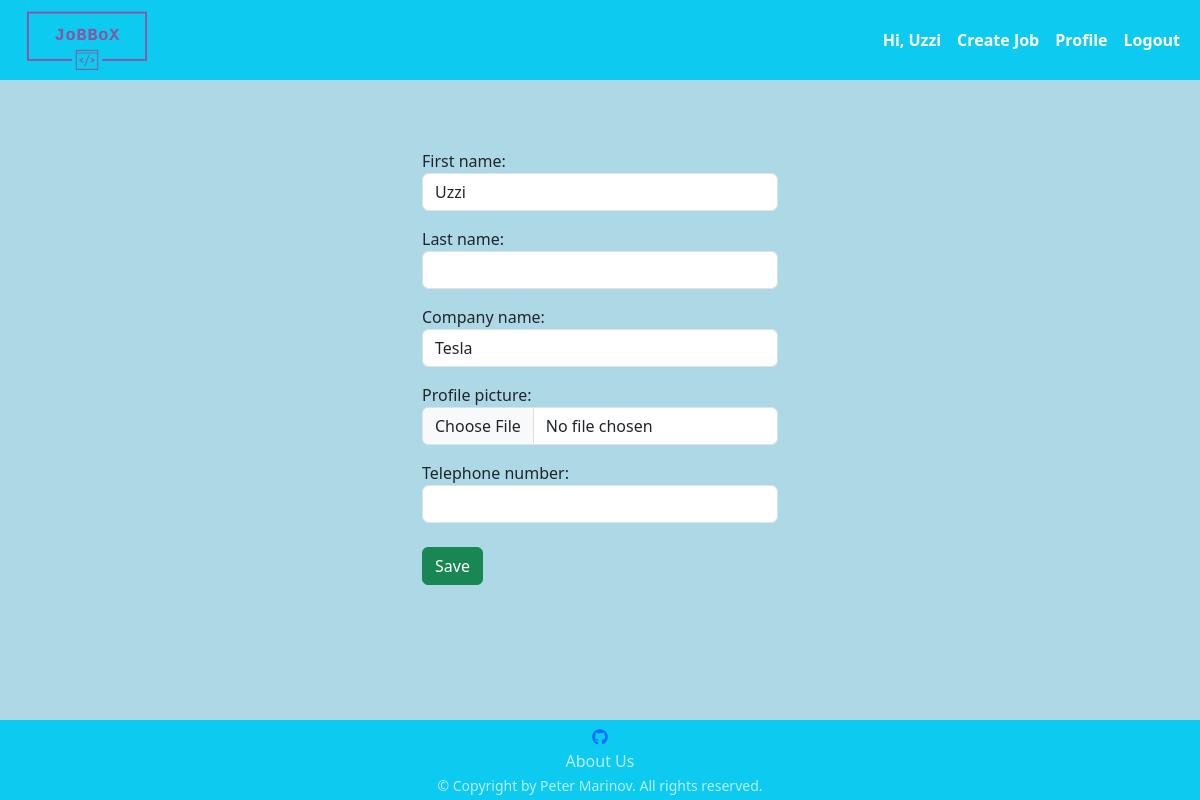
The page /user/profile/edit/ (signed in) on the database its author committed.
### jobbox/app_auth/models.py (models this page shows)
class AppUser(auth_models.AbstractBaseUser, auth_models.PermissionsMixin):
    USERNAME_FIELD = 'email'
    objects = AppUserManager()
    email = models.EmailField(
        null=False,
        blank=False,
        unique=True,
    )
    is_staff = models.BooleanField(
        default=False,
    )

### jobbox/common/models.py (models this page shows, shortened)
class ProfileHR(models.Model):
    FIRST_NAME_MAX_LEN = 30
    LAST_NAME_MAX_LEN = 30
    COMPANY_NAME_MAX_LEN = 15
    TELEPHONE_NUMBER_MAX_LEN = 13
    TELEPHONE_NUMBER_MIN_LEN = 4
    PROFILE_PICTURE_MAX_SIZE_IN_MB = 1
    first_name = models.CharField(
        max_length=FIRST_NAME_MAX_LEN,
        null=True,
        blank=False,
        validators=[
            check_if_only_letters,
        ]
    )
    last_name = models.CharField(
        max_length=LAST_NAME_MAX_LEN,
        null=True,
        blank=True,
        validators=[
            check_if_only_letters,
        ]
    )
    company_name = models.CharField(
        max_length=COMPANY_NAME_MAX_LEN,
        null=True,
        blank=True,
    )
    profile_picture = models.ImageField(
        upload_to='profilehr',
        null=True,
        blank=True,
        validators=[
            FileSizeValidatorInMB(PROFILE_PICTURE_MAX_SIZE_IN_MB)
        ]
    )
    telephone_number = models.CharField(
        max_length=TELEPHONE_NUMBER_MAX_LEN,
        null=True,
        blank=True,
        validators=[
            validators.MinLengthValidator(TELEPHONE_NUMBER_MIN_LEN),
            check_if_number_starts_with_zero_or_plus,
        ]
    )
    user = models.OneToOneField(
        UserModel,
        on_delete=models.CASCADE,
        primary_key=True,
    )
    class Meta:
        verbose_name_plural = 'Profile HRs'

### jobbox/app_auth/views.py (the view, shortened to what this page needs)
# urls.py: path('profile/edit/', update_profile, name='edit_profile'),
@login_required
def update_profile(request):
    user = request.current_user.profilehr
    initial_data = {
        'first_name': user.first_name,
        'last_name': user.last_name,
        'company_name': user.company_name,
        'profile_picture': user.profile_picture,
        'telephone_number': user.telephone_number,
    }
    if request.method == 'GET':
        form = EditUserHRForm(
            initial=initial_data
        )
    return render(request, 'app_auth/edit_profile.html', context={'form': form, 'user': user})

### jobbox/app_auth/forms.py
class EditUserHRForm(forms.ModelForm):
    class Meta:
        model = ProfileHR
        exclude = ['user']
        widgets = {
            'first_name': forms.TextInput(attrs={'class': 'form-control'}),
            'last_name': forms.TextInput(attrs={'class': 'form-control'}),
            'company_name': forms.TextInput(attrs={'class': 'form-control'}),
            'profile_picture': forms.FileInput(attrs={'class': 'form-control',}),
            'telephone_number': forms.TextInput(attrs={'class': 'form-control'}),
        }

### middawares/middawares.py (called while the page is built)
def set_profile_middleware(get_response):
    def middleware(request, *args, **kwargs):
        if request.user.is_authenticated:
            request.current_user = request.user
        else:
            request.current_user = None
        return get_response(request, *args, **kwargs)
    return middleware

### templates/app_auth/edit_profile.html (shortened to what this page needs)
{% extends 'base.html' %}
{% block content %}
    <div class="col-sm-4">
        {% if administrator %}
            <form action="{% url 'edit_profile_administrator' pk=object.pk %}" method="POST" enctype="multipart/form-data">
        {% else %}
            <form action="{% url 'edit_profile' %}" method="POST" enctype="multipart/form-data">
        {% endif %}
        <div class="form-group">
            {{ form.as_p }}
            <button class="btn btn-success mt-2">Save</button>
        </div>
        </form>
    </div>
{% endblock %}

### templates/base.html (shortened to what this page needs)
{% load static %}
<!doctype html>
<html lang="en">
<head>
    <link href="https://cdn.jsdelivr.net/npm/bootstrap@5.3.0/dist/css/bootstrap.min.css" rel="stylesheet"
>
    <link rel="stylesheet" href="{% static 'style/styles.css' %}">
    <link rel="stylesheet" href="https://cdnjs.cloudflare.com/ajax/libs/font-awesome/6.4.0/css/all.min.css">
</head>
<body>
<header class="header" stlye="height: 100%;">
    <nav class="navbar navbar-expand-sm navbar-light bg-info">
        <div class="container-fluid">
            <a href="{% url 'index' %}">
                <img src="{% static 'jobbox_logos/logo_transparent.png' %}" alt="JoBBoX logo" width="150"
                     class="d-inline-block align-top">
            </a>
            {% if not request.current_user.is_authenticated %}
                <ul class="navbar-nav">
                    <li class="nav-item active">
                        <a class="nav-link badge badge-dark fw-bold nav-link" href="{% url 'login_user' %}">Login</a>
                    </li>
                    <li class="nav-item active">
                        <a class="nav-link badge badge-dark" href="{% url 'register_user' %}">Register</a>
                    </li>
                </ul>
            {% else %}
                <ul class="navbar-nav">
                    <li class="nav-item active">
                        {% if request.current_user.is_superuser %}
                            <span class="nav-link badge badge-dark fw-bold">Hi, Admin</span>
                        {% elif request.current_user.is_staff %}
                            <span class="nav-link badge badge-dark fw-bold">Hi, Staff</span>
                        {% else %}
                            <span class="nav-link badge badge-dark fw-bold">Hi, {{ request.current_user.profilehr.first_name }}</span>
                        {% endif %}
                    </li>
                    {% if request.current_user.is_admin or request.current_user.is_staff %}
                        <li class="nav-item active">
                            <a class="nav-link badge badge-dark fw-bold" href="{% url 'all_profiles' %}">All
                                profiles</a>
                        </li>
                        <li class="nav-item active">
                            <a class="nav-link badge badge-dark fw-bold" href="{% url 'contact_us_list' %}">Check
                                feedback</a>
                        </li>
                    {% else %}
                        <li class="nav-item active">
                            <a class="nav-link badge badge-dark fw-bold" href="{% url 'create_job' %}">Create Job</a>
                        </li>
                    {% endif %}
                    <li class="nav-item active">
                        <a class="nav-link badge badge-dark fw-bold" href="{% url 'profile_user' %}">Profile</a>
                    </li>
                    <li class="nav-item active">
                        <a class="nav-link badge badge-dark fw-bold" href="{% url 'logout_user' %}">Logout</a>
                    </li>
                </ul>
            {% endif %}
        </div>
    </nav>
</header>
<main class="main-content">
    <div class="container">
        <div class="row justify-content-center mt-4">
            {% block content %}
            {% endblock %}
        </div>
    </div>
</main>
<footer class="bg-info footer">
    <div class="centered-content d-flex justify-content-center" style="width: 100%;">
        <ul class="list-unstyled text-center" id="footer-list">
            <li>
                <a href="https://github.com/peter-marinov/jobbox">
                    <i class="fa-brands fa-github"></i>
                </a>
            </li>
            <li>
                <a class="remove-link-underline text-white-70" href="{% url 'about' %}">About Us</a>
            </li>
            <li>
                <small class="text-white-70">&copy; Copyright by Peter Marinov. All rights reserved.</small>
            </li>
        </ul>
    </div>
</footer>
</body>
</html>

### static_files/style/styles.css (style rules this page uses)
html, body { height: 100%; }
.header { height: 10%; background-color: lightblue }
.main-content { min-height: 80%; = }
.footer { height: 10%; }
.nav-link { font-size: 16px; }
.main-content { padding-top: 45px; background-color: lightblue; }
main { overflow-y: auto; }
form .form-control { margin-bottom: 14px }
.remove-link-underline { text-decoration: none; color: rgba(255, 255, 255, 0.7); }
#footer-list { margin-top: 5px; margin-bottom: 1px; color: rgba(255, 255, 255, 0.7); }

### rows shown on the page
AppUser: current_user.profilehr.first_name "Uzzi"
ProfileHR: first_name "Uzzi", company_name "Tesla"
